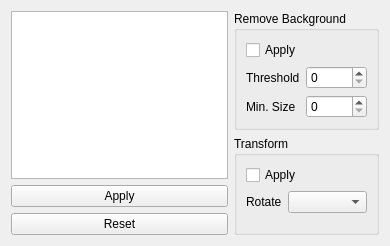
<?xml version="1.0" encoding="UTF-8"?>
<ui version="4.0">
 <class>WidgetImageProcess</class>
 <widget class="QWidget" name="WidgetImageProcess">
  <property name="geometry">
   <rect>
    <x>0</x>
    <y>0</y>
    <width>390</width>
    <height>246</height>
   </rect>
  </property>
  <property name="windowTitle">
   <string>Image Process</string>
  </property>
  <layout class="QHBoxLayout" name="horizontalLayout">
   <item>
    <layout class="QVBoxLayout" name="verticalLayout">
     <property name="sizeConstraint">
      <enum>QLayout::SetDefaultConstraint</enum>
     </property>
     <item>
      <widget class="QListWidget" name="listWidgetOpenTiffs">
       <property name="sizePolicy">
        <sizepolicy hsizetype="Expanding" vsizetype="Expanding">
         <horstretch>0</horstretch>
         <verstretch>0</verstretch>
        </sizepolicy>
       </property>
      </widget>
     </item>
     <item>
      <widget class="QDialogButtonBox" name="buttonBoxApplyReset">
       <property name="sizePolicy">
        <sizepolicy hsizetype="Expanding" vsizetype="Fixed">
         <horstretch>0</horstretch>
         <verstretch>0</verstretch>
        </sizepolicy>
       </property>
       <property name="orientation">
        <enum>Qt::Vertical</enum>
       </property>
       <property name="standardButtons">
        <set>QDialogButtonBox::Apply|QDialogButtonBox::Reset</set>
       </property>
       <property name="centerButtons">
        <bool>true</bool>
       </property>
      </widget>
     </item>
    </layout>
   </item>
   <item>
    <layout class="QVBoxLayout" name="verticalLayout_2">
     <property name="sizeConstraint">
      <enum>QLayout::SetFixedSize</enum>
     </property>
     <item>
      <widget class="QGroupBox" name="groupBoxRemoveBackground">
       <property name="title">
        <string>Remove Background</string>
       </property>
       <layout class="QVBoxLayout" name="verticalLayout_4">
        <item>
         <widget class="QCheckBox" name="checkBox_2">
          <property name="text">
           <string>Apply</string>
          </property>
         </widget>
        </item>
        <item>
         <layout class="QFormLayout" name="formLayoutRemoveBackground">
          <item row="0" column="0">
           <widget class="QLabel" name="thresholdLabel">
            <property name="text">
             <string>Threshold</string>
            </property>
           </widget>
          </item>
          <item row="0" column="1">
           <widget class="QSpinBox" name="thresholdSpinBox">
            <property name="maximum">
             <number>99999</number>
            </property>
           </widget>
          </item>
          <item row="1" column="0">
           <widget class="QLabel" name="minSizeLabel">
            <property name="text">
             <string>Min. Size</string>
            </property>
           </widget>
          </item>
          <item row="1" column="1">
           <widget class="QSpinBox" name="minSizeSpinBox">
            <property name="maximum">
             <number>150</number>
            </property>
           </widget>
          </item>
         </layout>
        </item>
       </layout>
      </widget>
     </item>
     <item>
      <widget class="QGroupBox" name="groupBoxTransform">
       <property name="title">
        <string>Transform</string>
       </property>
       <layout class="QVBoxLayout" name="verticalLayout_3">
        <item>
         <widget class="QCheckBox" name="checkBox">
          <property name="text">
           <string>Apply</string>
          </property>
          <property name="checkable">
           <bool>true</bool>
          </property>
          <property name="tristate">
           <bool>false</bool>
          </property>
         </widget>
        </item>
        <item>
         <layout class="QFormLayout" name="formLayoutTransform">
          <item row="0" column="0">
           <widget class="QLabel" name="rotateLabel">
            <property name="text">
             <string>Rotate</string>
            </property>
           </widget>
          </item>
          <item row="0" column="1">
           <widget class="QComboBox" name="rotateComboBox"/>
          </item>
         </layout>
        </item>
       </layout>
      </widget>
     </item>
    </layout>
   </item>
  </layout>
 </widget>
 <resources/>
 <connections/>
</ui>
